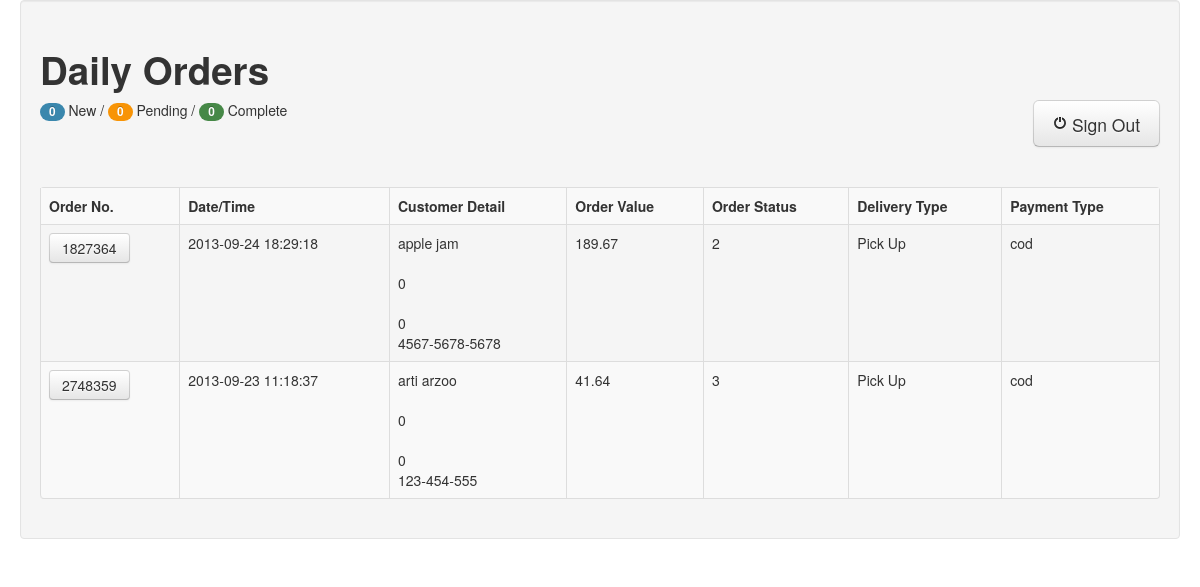
Page /viewOrder.php (signed in) on the earlier database version.
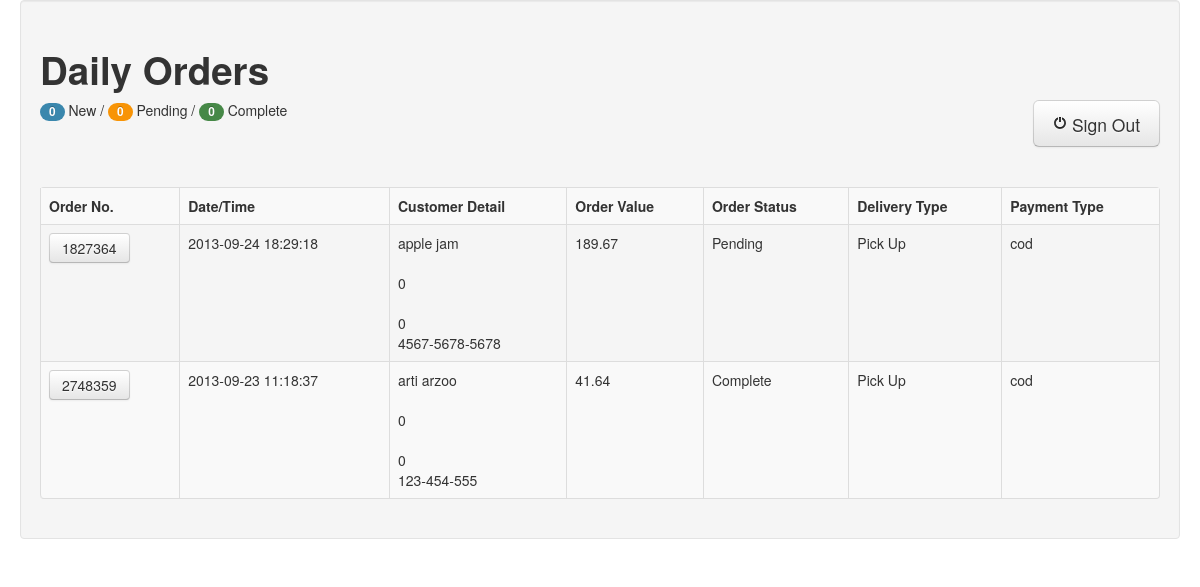
Same page on the later database version.
### tables this page shows
CREATE TABLE IF NOT EXISTS `order_updt_status` (
  `username` varchar(255) NOT NULL,
  `userid` int(11) NOT NULL,
  `status` varchar(255) NOT NULL,
  `update_status` varchar(20) NOT NULL DEFAULT 'New',
  `mainorder_id` int(11) DEFAULT NULL, 
  UNIQUE KEY (`userid`, `status`, `mainorder_id`)
);

CREATE TABLE IF NOT EXISTS `orders` (
  `mainorder_id` int(15) NOT NULL,
  `ip_address` varchar(255) NOT NULL,
  `session_id` varchar(255) NOT NULL,
  `order_date` date NOT NULL,
  `order_time` timestamp NOT NULL DEFAULT CURRENT_TIMESTAMP ON UPDATE CURRENT_TIMESTAMP,
  `time_mode` text NOT NULL,
  `status_deliver` text NOT NULL,
  `status_pickup` text NOT NULL,
  `status_dineup` text NOT NULL,
  `first_name` text NOT NULL,
  `last_name` text NOT NULL,
  `email` varchar(255) NOT NULL,
  `phone` varchar(255) NOT NULL,
  `add1` varchar(255) NOT NULL,
  `apt_no` int(11) NOT NULL,
  `city` varchar(255) NOT NULL,
  `zip` int(11) NOT NULL,
  `userid` int(11) NOT NULL,
  `status` varchar(255) NOT NULL,
  `dlinedate` varchar(45) NOT NULL,
  `dlinetime` varchar(25) NOT NULL,
  `appar_avail` varchar(12) NOT NULL,
  `subtotal` decimal(11,2) NOT NULL,
  `combo_dis` decimal(11,2) NOT NULL,
  `guest_id` int(11) NOT NULL,
  `user_id` int(11) NOT NULL,
  `order_total` decimal(11,2) NOT NULL,
  `coupon_discount` decimal(11,2) NOT NULL,
  `tax` decimal(11,2) NOT NULL,
  `delivery_charge` decimal(11,2) NOT NULL,
  `order_status` int(11) NOT NULL,
  `payment_mode` varchar(12) NOT NULL,
  PRIMARY KEY (`mainorder_id`)
);

### viewOrder.php (the view, shortened to what this page needs)
<?php require_once('Connections/online_order.php'); ?>
<?php
$logoutAction = $_SERVER['PHP_SELF']."?doLogout=true";
?>
<?php
if (!function_exists("GetSQLValueString")) {
function GetSQLValueString($theValue, $theType, $theDefinedValue = "", $theNotDefinedValue = "")
{
  $theValue = function_exists("mysql_real_escape_string") ? mysql_real_escape_string($theValue) : mysql_escape_string($theValue);
  switch ($theType) {
    case "text":
      $theValue = ($theValue != "") ? "'" . $theValue . "'" : "NULL";
      break;
  }
  return $theValue;
}
}
$colname_rsUserId = -1;
$colname_rsStatus = "-1";
if (isset($_SESSION['MM_Userid'])) {
  $colname_rsUserId = $_SESSION['MM_Userid'];
}
if (isset($_SESSION['MM_Status'])) {
  $colname_rsStatus = $_SESSION['MM_Status'];
}
  $colname_rsViewOrder = $colname_rsUserId;
  $colname_Status = $colname_rsStatus;
$query_rsViewOrder = sprintf("SELECT * FROM orders o1, order_updt_status o2 WHERE o1.userid = %s AND o1.status = '%s' and o1.mainorder_id = o2.mainorder_id ORDER BY order_time DESC" , $colname_rsViewOrder,$colname_Status);
$rsViewOrder = mysql_query($query_rsViewOrder, $online_order) or die(mysql_error());
$row_rsViewOrder = mysql_fetch_assoc($rsViewOrder);
$query_newOrder = sprintf("SELECT * FROM order_updt_status WHERE userid = %s AND status = %s AND update_status = 'New'", $colname_rsViewOrder,GetSQLValueString($colname_Status, "text"));
$query_pendingOrder = sprintf("SELECT * FROM order_updt_status WHERE userid = %s AND status = %s AND update_status = 'Pending'",$colname_rsViewOrder, GetSQLValueString($colname_Status, "text"));
$query_completeOrder = sprintf("SELECT * FROM order_updt_status WHERE userid = %s AND status = %s AND update_status = 'Complete'",$colname_rsViewOrder,GetSQLValueString($colname_Status, "text"));
$count_newOrder = mysql_query($query_newOrder, $online_order) or die(mysql_error());
$count_pendingOrder = mysql_query($query_pendingOrder, $online_order) or die(mysql_error());
$count_completeOrder = mysql_query($query_completeOrder, $online_order) or die(mysql_error());
$totalRows_newOrder = mysql_num_rows($count_newOrder);
$totalRows_pendingOrder = mysql_num_rows($count_pendingOrder);
$totalRows_completeOrder = mysql_num_rows($count_completeOrder);
?>
<!DOCTYPE html>
<html>
<head>
  <link href="css/bootstrap.min.css" rel="stylesheet" media="screen">
    </head>
    <body>
      <div class="container-fluid">
        <div class="row-fluid">
            <div class="well">
            <br>
<div class="row-fluid">
              <h1>Daily Orders</h1>
         <span class="badge badge-info"><?php echo $totalRows_newOrder; ?></span> New /
         <span class="badge badge-warning"><?php echo $totalRows_pendingOrder; ?></span> Pending /
         <span class="badge badge-success"><?php echo $totalRows_completeOrder; ?></span> Complete
      <div class="span6 pull-right">
        <a href="<?php echo $logoutAction ?>">
        <button class="btn btn-large pull-right" type="button"><i class="icon-off"> </i> Sign Out</button>
        </a>      </div>
</div>
            <br><br>
              <table class="table table-striped table-bordered">
              <tr>
                <th>Order No.</th>
                <th>Date/Time</th>
                <th>Customer Detail</th>
                <th>Order Value</th>
                <th>Order Status</th>
                <th>Delivery Type</th>
                <th>Payment Type</th>
              </tr>
              <?php do { ?>
  <tr>
      <td>
      <a href="orderDetails.php?url_mainorder_id=<?php echo $row_rsViewOrder['mainorder_id']; ?>&url_user_id=<?php echo $row_rsViewOrder['userid']; ?>&url_status_id=<?php echo $row_rsViewOrder['status']; ?>">
        <button class="btn btn-reset" type="button"><?php echo $row_rsViewOrder['mainorder_id']; ?></button>
      </a>
    </td>
    <td><?php echo $row_rsViewOrder['order_time']; ?></td>
                <td>
                <?php
                echo $row_rsViewOrder['first_name'] . " " . $row_rsViewOrder['last_name'];
                echo "<br>";
                echo "<br>";
                echo $row_rsViewOrder['apt_no'];
                echo "<br>";
                echo "<br>";
                echo $row_rsViewOrder['zip'];
                echo "<br>";
                echo $row_rsViewOrder['phone'];
                ?>
                </td>
    <td><?php echo $row_rsViewOrder['order_total']; ?></td>
    <td><?php echo $row_rsViewOrder['update_status']; ?></td>
    <td>
      <?php
				if($row_rsViewOrder['status_pickup'] == "yes")
					echo "Pick Up";
			   ?>
    </td>
    <td><?php echo $row_rsViewOrder['payment_mode']; ?></td>
  </tr>
  <?php } while ($row_rsViewOrder = mysql_fetch_assoc($rsViewOrder)); ?>
              </table>
          </div>
        </div>
      </div>
    </body>
    </html>

Differences in the rows shown:
changed order_updt_status "1827364": update_status "2" → "Pending"
changed order_updt_status "2748359": update_status "3" → "Complete"
